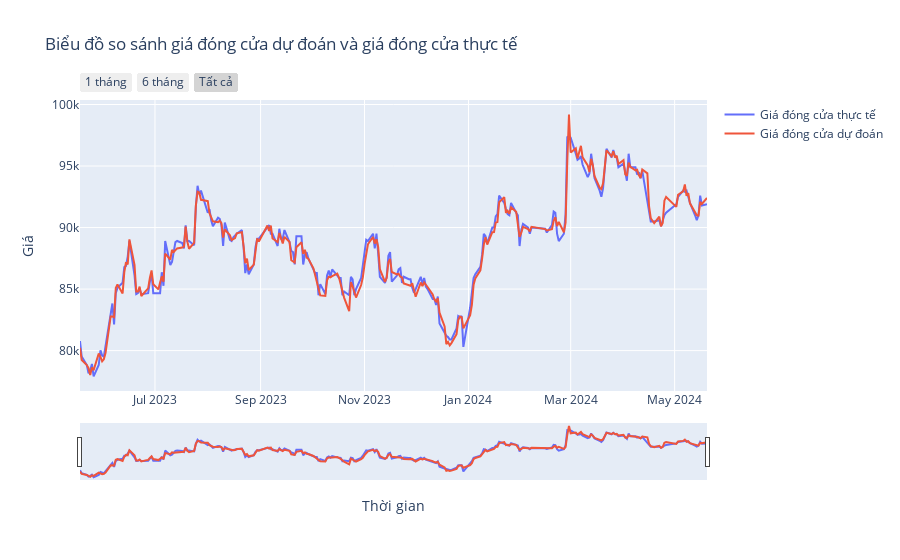

This figure's notebook cell:
### Code cell
# Trực quan hóa so sánh giá dự đoán và giá thực tế
result_df = test_data.copy()
result_df['Predicted Close'] = y_pred

fig = go.Figure()
fig.add_trace(go.Scatter(x=result_df['time'], y=result_df['close'], mode='lines', name='Giá đóng cửa thực tế'))
fig.add_trace(go.Scatter(x=result_df['time'], y=result_df['Predicted Close'], mode='lines', name='Giá đóng cửa dự đoán'))

fig.update_layout(
    title='Biểu đồ so sánh giá đóng cửa dự đoán và giá đóng cửa thực tế',
    xaxis_title='Thời gian',
    yaxis_title='Giá',
    xaxis=dict(
        rangeselector=dict(
            buttons=list([
                dict(count=1, label='1 tháng', step='month', stepmode='backward'),
                dict(count=6, label='6 tháng', step='month', stepmode='backward'),
                dict(label='Tất cả',step='all')
            ])
        ),
        rangeslider=dict(visible=True),
        type='date'
    )
)

fig.show()

### Figure 1 — Plotly figure (JSON) as saved in the notebook; plotly's stock layout.template omitted (floating-point values rounded to 4 significant figures; data arrays with more than 128 entries replaced by an {"elided": "..."} marker saying what was removed)
{"data": [{"mode": "lines", "name": "Giá đóng cửa thực tế", "type": "scatter", "x": {"elided": "251 str values"}, "y": {"elided": "251 int values"}}, {"mode": "lines", "name": "Giá đóng cửa dự đoán", "type": "scatter", "x": {"elided": "251 str values"}, "y": {"elided": "251 float values"}}], "layout": {"title": {"text": "Biểu đồ so sánh giá đóng cửa dự đoán và giá đóng cửa thực tế"}, "xaxis": {"rangeselector": {"buttons": [{"count": 1, "label": "1 tháng", "step": "month", "stepmode": "backward"}, {"count": 6, "label": "6 tháng", "step": "month", "stepmode": "backward"}, {"label": "Tất cả", "step": "all"}]}, "rangeslider": {"visible": true}, "title": {"text": "Thời gian"}, "type": "date"}, "yaxis": {"title": {"text": "Giá"}}}}
